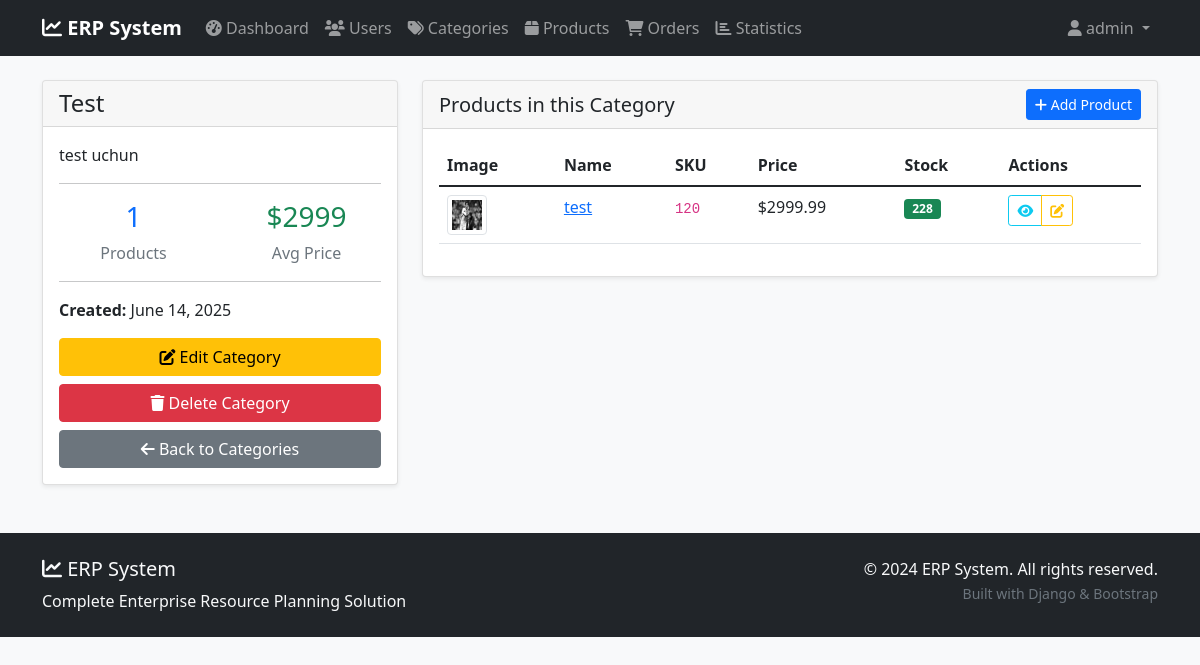
Screenshot of /categories/1/ (signed in) with the database file from the repository.
### app/models.py (models this page shows, shortened)
class Category(models.Model):
    name = models.CharField(max_length=100)
    description = models.TextField(blank=True)
    created_at = models.DateTimeField(auto_now_add=True)
    class Meta:
        verbose_name_plural = "Categories"

class Product(models.Model):
    name = models.CharField(max_length=200)
    description = models.TextField()
    category = models.ForeignKey(Category, on_delete=models.CASCADE)
    price = models.DecimalField(max_digits=10, decimal_places=2)
    stock_quantity = models.PositiveIntegerField()
    sku = models.CharField(max_length=50, unique=True)
    image = models.ImageField(upload_to='products/', blank=True, null=True)
    created_at = models.DateTimeField(auto_now_add=True)
    updated_at = models.DateTimeField(auto_now=True)

### app/views.py (the view)
# urls.py: path('categories/<int:pk>/', views.CategoryDetailView.as_view(), name='category-detail'),
class CategoryDetailView(LoginRequiredMixin, DetailView):
    model = Category
    template_name = 'app/category_detail.html'
    def get_context_data(self, **kwargs):
        context = super().get_context_data(**kwargs)
        context['products'] = self.object.product_set.select_related('category').order_by('-created_at')
        context['product_count'] = context['products'].count()
        return context

### templates/app/category_detail.html (shortened to what this page needs)
{% extends 'base.html' %}
{% block content %}
<div class="row">
    <div class="col-md-4">
        <div class="card">
            <div class="card-header">
                <h4 class="mb-0">{{ category.name }}</h4>
            </div>
            <div class="card-body">
                <p class="card-text">
                    {% if category.description %}
                        {{ category.description }}
                    {% else %}
                        <em class="text-muted">No description available.</em>
                    {% endif %}
                </p>
                <hr>
                <div class="row text-center">
                    <div class="col-6">
                        <h3 class="text-primary">{{ product_count }}</h3>
                        <p class="text-muted mb-0">Products</p>
                    </div>
                    <div class="col-6">
                        <h3 class="text-success">
                            {% if products %}
                                ${% widthratio products|length 1 products.0.price %}
                            {% else %}
                                $0
                            {% endif %}
                        </h3>
                        <p class="text-muted mb-0">Avg Price</p>
                    </div>
                </div>
                <hr>
                <p><strong>Created:</strong> {{ category.created_at|date:"F d, Y" }}</p>
                <div class="d-grid gap-2">
                    <a href="{% url 'category-update' category.pk %}" class="btn btn-warning">
                        <i class="fas fa-edit"></i> Edit Category
                    </a>
                    <a href="{% url 'category-delete' category.pk %}" class="btn btn-danger">
                        <i class="fas fa-trash"></i> Delete Category
                    </a>
                    <a href="{% url 'category-list' %}" class="btn btn-secondary">
                        <i class="fas fa-arrow-left"></i> Back to Categories
                    </a>
                </div>
            </div>
        </div>
    </div>
    <div class="col-md-8">
        <div class="card">
            <div class="card-header d-flex justify-content-between align-items-center">
                <h5 class="mb-0">Products in this Category</h5>
                <a href="{% url 'product-create' %}" class="btn btn-sm btn-primary">
                    <i class="fas fa-plus"></i> Add Product
                </a>
            </div>
            <div class="card-body">
                {% if products %}
                <div class="table-responsive">
                    <table class="table table-hover">
                        <thead>
                            <tr>
                                <th>Image</th>
                                <th>Name</th>
                                <th>SKU</th>
                                <th>Price</th>
                                <th>Stock</th>
                                <th>Actions</th>
                            </tr>
                        </thead>
                        <tbody>
                            {% for product in products %}
                            <tr>
                                <td>
                                    {% if product.image %}
                                    <img src="{{ product.image.url }}" alt="{{ product.name }}" class="img-thumbnail" style="width: 40px; height: 40px;">
                                    {% else %}
                                    <div class="bg-light d-flex align-items-center justify-content-center" style="width: 40px; height: 40px;">
                                        <i class="fas fa-image text-muted"></i>
                                    </div>
                                    {% endif %}
                                </td>
                                <td>
                                    <a href="{% url 'product-detail' product.pk %}">{{ product.name }}</a>
                                </td>
                                <td><code>{{ product.sku }}</code></td>
                                <td>${{ product.price }}</td>
                                <td>
                                    <span class="badge bg-{% if product.stock_quantity < 10 %}danger{% elif product.stock_quantity < 50 %}warning{% else %}success{% endif %}">
                                        {{ product.stock_quantity }}
                                    </span>
                                </td>
                                <td>
                                    <div class="btn-group btn-group-sm">
                                        <a href="{% url 'product-detail' product.pk %}" class="btn btn-outline-info">
                                            <i class="fas fa-eye"></i>
                                        </a>
                                        <a href="{% url 'product-update' product.pk %}" class="btn btn-outline-warning">
                                            <i class="fas fa-edit"></i>
                                        </a>
                                    </div>
                                </td>
                            </tr>
                            {% endfor %}
                        </tbody>
                    </table>
                </div>
                {% endif %}
            </div>
        </div>
    </div>
</div>
{% endblock %}

### templates/base.html (shortened to what this page needs)
<!DOCTYPE html>
<html lang="en">
<head>
    <link href="https://cdn.jsdelivr.net/npm/bootstrap@5.1.3/dist/css/bootstrap.min.css" rel="stylesheet">
    <link href="https://cdnjs.cloudflare.com/ajax/libs/font-awesome/6.0.0/css/all.min.css" rel="stylesheet">
</head>
<body>
    <nav class="navbar navbar-expand-lg navbar-dark bg-dark">
        <div class="container">
            <a class="navbar-brand" href="{% url 'dashboard' %}">
                <i class="fas fa-chart-line"></i> ERP System
            </a>
            {% if user.is_authenticated %}
            <div class="collapse navbar-collapse" id="navbarNav">
                <ul class="navbar-nav me-auto">
                    <li class="nav-item">
                        <a class="nav-link" href="{% url 'dashboard' %}">
                            <i class="fas fa-tachometer-alt"></i> Dashboard
                        </a>
                    </li>
                    <li class="nav-item">
                        <a class="nav-link" href="{% url 'user-list' %}">
                            <i class="fas fa-users"></i> Users
                        </a>
                    </li>
                    <li class="nav-item">
                        <a class="nav-link" href="{% url 'category-list' %}">
                            <i class="fas fa-tags"></i> Categories
                        </a>
                    </li>
                    <li class="nav-item">
                        <a class="nav-link" href="{% url 'product-list' %}">
                            <i class="fas fa-box"></i> Products
                        </a>
                    </li>
                    <li class="nav-item">
                        <a class="nav-link" href="{% url 'order-list' %}">
                            <i class="fas fa-shopping-cart"></i> Orders
                        </a>
                    </li>
                    <li class="nav-item">
                        <a class="nav-link" href="{% url 'statistics' %}">
                            <i class="fas fa-chart-bar"></i> Statistics
                        </a>
                    </li>
                </ul>
                <ul class="navbar-nav">
                    <li class="nav-item dropdown">
                        <a class="nav-link dropdown-toggle" href="#" id="navbarDropdown" role="button" data-bs-toggle="dropdown">
                            <i class="fas fa-user"></i> {{ user.username }}
                        </a>
                    </li>
                </ul>
            </div>
            {% endif %}
        </div>
    </nav>
    <main class="container mt-4">
        {% block content %}{% endblock %}
    </main>
    <footer class="bg-dark text-light py-4 mt-5">
        <div class="container">
            <div class="row">
                <div class="col-md-6">
                    <h5><i class="fas fa-chart-line"></i> ERP System</h5>
                    <p class="mb-0">Complete Enterprise Resource Planning Solution</p>
                </div>
                <div class="col-md-6 text-md-end">
                    <p class="mb-0">&copy; 2024 ERP System. All rights reserved.</p>
                    <small class="text-muted">Built with Django & Bootstrap</small>
                </div>
            </div>
        </div>
    </footer>
</body>
</html>

### templates/base.html (style rules this page uses)
body { background-color: #f8f9fa; }
.navbar-brand { font-weight: bold; }
.card { box-shadow: 0 0.125rem 0.25rem rgba(0, 0, 0, 0.075); border: 1px solid rgba(0, 0, 0, 0.125); }
.badge { font-size: 0.75em; }
footer { margin-top: 50px; }

### rows the page displays
Category: name "Test", description "test uchun", created_at "June 14, 2025"
Product: price "2999", image (picture), name "test", sku "120", price "2999.99", stock_quantity "228"

### other values shown
{{ user.username }} "admin"
{{ product_count }} "1"
